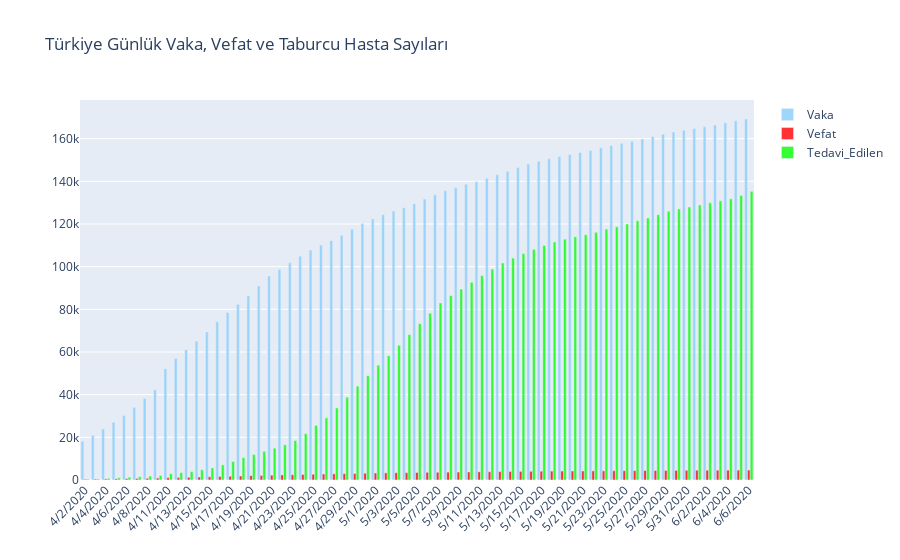

Write notebook code for a chart like this one.
### Code cell
fig = go.Figure(data=[
    go.Bar(name='Vaka', x=nisan10Sonrasi['Tarih'], y=nisan10Sonrasi['Vaka'], marker_color='rgba(135, 206, 250, 0.8)'),
    go.Bar(name='Vefat', x=nisan10Sonrasi['Tarih'], y = nisan10Sonrasi['Vefat'], marker_color='rgba(255, 0, 0, 0.8)'),
    go.Bar(name='Tedavi_Edilen', x=nisan10Sonrasi['Tarih'] , y=nisan10Sonrasi['Tedavi_Edilen'], marker_color='rgba(0, 255, 0, 0.8)')
])
fig.update_layout(barmode='group', title_text='Türkiye Günlük Vaka, Vefat ve Taburcu Hasta Sayıları', xaxis_tickangle=-45)
fig.show()
